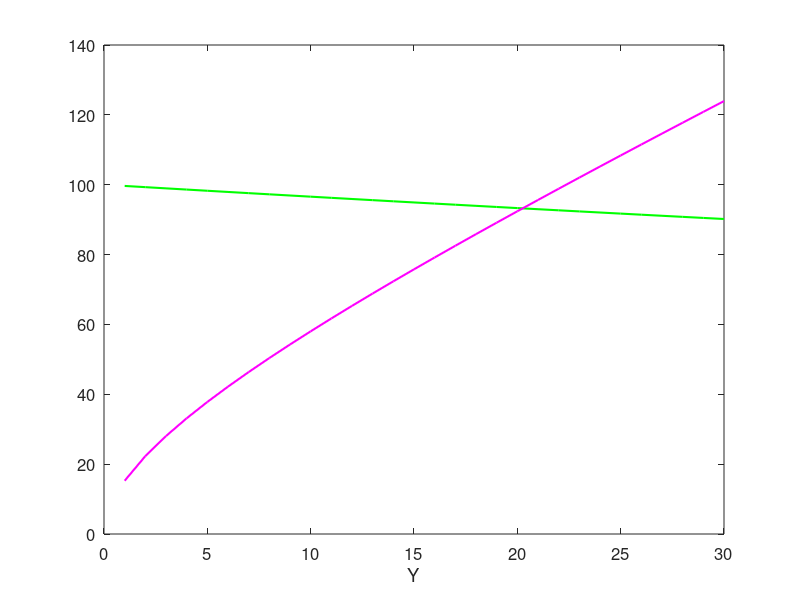

Write MATLAB code to recreate this figure.
% Michiel Bertsch, Bruno Franchi, Luca Meacci, Mario Primicerio, and Maria Carla Tesi
% The amyloid cascade hypothesis and Alzheimer's disease: a mathematical model
% European Journal of Applied Mathematics, 2020
% ---
% SCRIPT Figure 7

lambda=2;
M=10^(-2);
kappa=10^(-4);
kappastar=kappa/20;
L=lambda/kappa;
a=M/kappa;
b=kappastar/M;
Xp=[];
Xp2=[];
Yp=1:30;
for i=1:30
    Y=i;
X=1./(2+2*b*Y)*(-(Y+a+1/2*b*Y^2)+sqrt((Y+a+1/2*b*Y^2)^2+4*L*(1+b*Y)));
Xp=[Xp X];
X2=Y+b*Y^2+sqrt((Y+b*Y^2)^2+2*Y^2+b*Y^3+2*a*Y);
Xp2=[Xp2 X2];
end
plot(Xp,'g','LineWidth',1.5)
set(gca,'FontSize',12)
xlabel('Y')
hold on
plot(Xp2,'m','LineWidth',1.5)
set(gca,'FontSize',12)
xlabel('Y')
